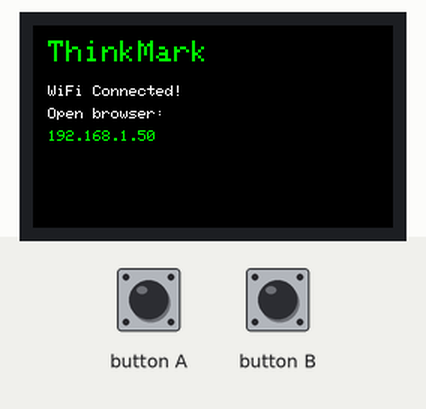
The sketch below on a simulated ESP32. Shown: 240×135 colour display. The test bench sets the inputs (shaded band). WiFi joins after 1.5 s; servers stay silent unless stated; what the sketch prints to the serial monitor is not drawn.

Above: at 2.9 s.
3.0 s: button A pressed for 0.15 s
At 4.0 s:
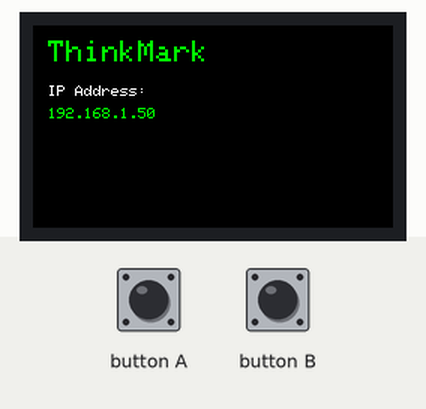
Timing chart, 0 to 6.0 s (numbered marks = the images above; inputs shaded):
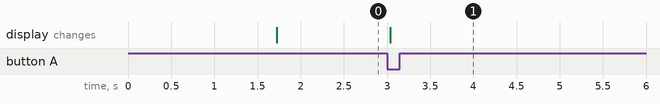

The sketch:

ThinkMark_Step1_WiFi_Test_new_.ino
```cpp
// ============================================
// ThinkMark — M5StickC Plus 2
// Step 1: Basic WiFi + Web Server Test
// Team Firefox | Ideathon 2026
// ============================================
// BEFORE UPLOADING:
// 1. Board Manager URL: https://m5stack.oss-cn-shenzhen.aliyuncs.com/resource/arduino/package_m5stack_index.json
// 2. Tools → Board → M5Stack → M5StickC Plus2
// 3. Tools → Port → Select your COM port
// 4. Library: M5StickCPlus2 (install from Library Manager)
// ============================================

#include <M5StickCPlus2.h>
#include <WiFi.h>
#include <WebServer.h>

// ============================================
// CHANGE THESE TO YOUR WIFI DETAILS
// ============================================
const char* WIFI_SSID     = "YourWiFiName";
const char* WIFI_PASSWORD = "YourWiFiPassword";

// Backend URL — change after Render deploy
const char* BACKEND_URL = "https://thinkmark-api.onrender.com";

WebServer server(80);

// ============================================
// SETUP
// ============================================
void setup() {
  // Start M5StickC Plus 2
  M5.begin();

  // Screen setup
  M5.Lcd.setRotation(3);
  M5.Lcd.fillScreen(BLACK);
  M5.Lcd.setTextColor(WHITE);
  M5.Lcd.setTextSize(2);
  M5.Lcd.setCursor(10, 10);
  M5.Lcd.println("ThinkMark");
  M5.Lcd.setTextSize(1);
  M5.Lcd.setCursor(10, 40);
  M5.Lcd.println("Connecting WiFi...");

  Serial.begin(115200);
  Serial.println("ThinkMark Starting...");

  // Connect to WiFi
  WiFi.begin(WIFI_SSID, WIFI_PASSWORD);

  int attempts = 0;
  while (WiFi.status() != WL_CONNECTED && attempts < 20) {
    delay(500);
    Serial.print(".");
    attempts++;
  }

  if (WiFi.status() == WL_CONNECTED) {
    // Show IP on screen
    M5.Lcd.fillScreen(BLACK);
    M5.Lcd.setTextColor(GREEN);
    M5.Lcd.setTextSize(2);
    M5.Lcd.setCursor(10, 10);
    M5.Lcd.println("ThinkMark");
    M5.Lcd.setTextColor(WHITE);
    M5.Lcd.setTextSize(1);
    M5.Lcd.setCursor(10, 40);
    M5.Lcd.println("WiFi Connected!");
    M5.Lcd.setCursor(10, 55);
    M5.Lcd.println("Open browser:");
    M5.Lcd.setTextColor(GREEN);
    M5.Lcd.setTextSize(1);
    M5.Lcd.setCursor(10, 70);
    M5.Lcd.println(WiFi.localIP().toString());

    Serial.println("\nWiFi Connected!");
    Serial.print("IP Address: ");
    Serial.println(WiFi.localIP());
  } else {
    // WiFi failed
    M5.Lcd.fillScreen(BLACK);
    M5.Lcd.setTextColor(RED);
    M5.Lcd.setCursor(10, 10);
    M5.Lcd.println("WiFi Failed!");
    M5.Lcd.setTextColor(WHITE);
    M5.Lcd.setCursor(10, 30);
    M5.Lcd.println("Check SSID/Password");
    Serial.println("WiFi connection failed!");
  }

  // Setup web server routes
  server.on("/", handleRoot);
  server.on("/status", handleStatus);
  server.begin();
  Serial.println("Web server started!");
}

// ============================================
// LOOP
// ============================================
void loop() {
  M5.update();
  server.handleClient();

  // Button A (big button) — show IP again
  if (M5.BtnA.wasPressed()) {
    M5.Lcd.fillScreen(BLACK);
    M5.Lcd.setTextColor(GREEN);
    M5.Lcd.setTextSize(2);
    M5.Lcd.setCursor(10, 10);
    M5.Lcd.println("ThinkMark");
    M5.Lcd.setTextColor(WHITE);
    M5.Lcd.setTextSize(1);
    M5.Lcd.setCursor(10, 40);
    M5.Lcd.println("IP Address:");
    M5.Lcd.setTextColor(GREEN);
    M5.Lcd.setCursor(10, 55);
    M5.Lcd.println(WiFi.localIP().toString());
  }
}

// ============================================
// WEB SERVER ROUTES
// ============================================

// Root page — simple status page
void handleRoot() {
  String html = R"(
<!DOCTYPE html>
<html>
<head>
  <meta charset="UTF-8">
  <meta name="viewport" content="width=device-width, initial-scale=1">
  <title>ThinkMark</title>
  <style>
    * { box-sizing: border-box; margin: 0; padding: 0; }
    body {
      font-family: sans-serif;
      background: #0a0a0a;
      color: #e5e5e5;
      display: flex;
      align-items: center;
      justify-content: center;
      min-height: 100vh;
      padding: 20px;
    }
    .card {
      background: #111;
      border: 1px solid #222;
      border-radius: 12px;
      padding: 32px;
      text-align: center;
      max-width: 360px;
      width: 100%;
    }
    .logo {
      font-size: 28px;
      font-weight: bold;
      margin-bottom: 8px;
    }
    .logo span.g { color: #16a34a; }
    .logo span.r { color: #dc2626; }
    .status {
      display: inline-flex;
      align-items: center;
      gap: 6px;
      background: rgba(22,163,74,0.1);
      color: #16a34a;
      border: 1px solid rgba(22,163,74,0.2);
      border-radius: 20px;
      padding: 4px 14px;
      font-size: 13px;
      margin: 12px 0 24px;
    }
    .dot {
      width: 7px; height: 7px;
      border-radius: 50%;
      background: #16a34a;
      animation: pulse 1.5s infinite;
    }
    @keyframes pulse { 0%,100%{opacity:1}50%{opacity:.3} }
    .btn {
      display: block;
      background: #16a34a;
      color: white;
      border: none;
      border-radius: 8px;
      padding: 12px;
      width: 100%;
      font-size: 15px;
      cursor: pointer;
      text-decoration: none;
      margin-bottom: 10px;
    }
    .btn.r { background: #dc2626; }
    .info { font-size: 12px; color: #6b7280; margin-top: 16px; }
  </style>
</head>
<body>
  <div class="card">
    <div class="logo">
      <span class="g">Think</span><span class="r">Mark</span>
    </div>
    <div class="status">
      <div class="dot"></div>
      Device Online
    </div>
    <a href=")" + String(BACKEND_URL) + R"(" class="btn">
      Open Dashboard
    </a>
    <a href="/status" class="btn r">
      Device Status
    </a>
    <div class="info">
      ThinkMark v0.1 — Team Firefox<br>
      Erode Sengunthar Engineering College
    </div>
  </div>
</body>
</html>
  )";
  server.send(200, "text/html", html);
}

// Status endpoint — returns JSON for backend
void handleStatus() {
  String json = "{";
  json += "\"device\":\"ThinkMark v0.1\",";
  json += "\"team\":\"Firefox\",";
  json += "\"ip\":\"" + WiFi.localIP().toString() + "\",";
  json += "\"rssi\":" + String(WiFi.RSSI()) + ",";
  json += "\"uptime\":" + String(millis() / 1000) + ",";
  json += "\"status\":\"online\"";
  json += "}";
  server.send(200, "application/json", json);
}
```

Measured:
- after the input at 3.0 s, the display: changes at once (image 1)
